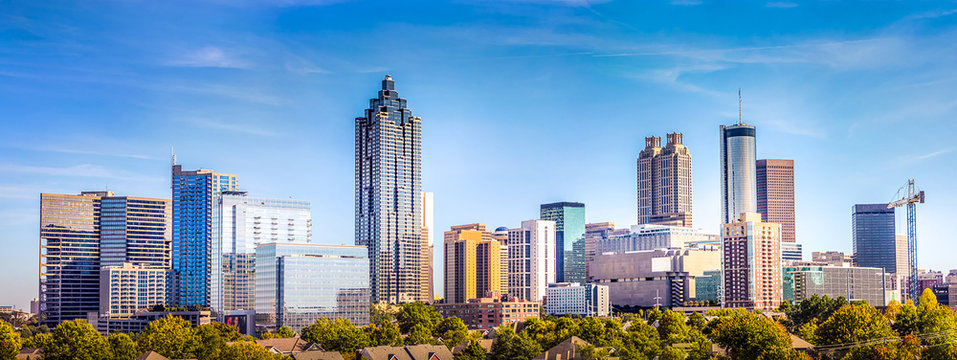
#> input picture building2.jpg, 957 x 360 px
$ python cornerDetector.py
#> lines starting #> are read from the running program, lines starting #| are printed output that depends on the picture
import matplotlib.pyplot as plt
import matplotlib.image as mpimg

import cv2
import numpy as np

# Read in the image
image = mpimg.imread('building2.jpg')
#> image is the input picture: shape (360, 957, 3); mean R, G, B 122.8, 154.3, 180.6

plt.imshow(image)

# Convert to grayscale for filtering
gray = cv2.cvtColor(image, cv2.COLOR_RGB2GRAY)
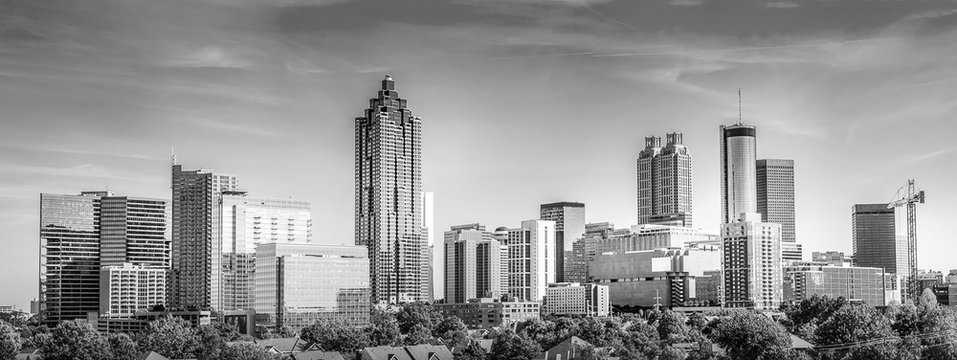
#> gray: shape (360, 957); min 0, max 255, mean 147.9

plt.imshow(gray, cmap='gray')

# --------------------------------------------------------------------- #

# Create a custom kernel

# 3x3 array for corner detection
topright = np.array([[  0,  1,  1],
                    [  0,  1,  1],
                    [  0,  0,  0]])

## TODO: Create and apply a vertical edge detection operator
topleft = np.array([[ 1, 1, 0],
                    [ 1, 1, 0],
                    [ 0, 0, 0]])

bottomleft = np.array([[ 0, 0, 0],
                    [ 1,  1, 0],
                    [  1,  1, 0]])

bottomright = np.array([[ 0, 0, 0],
                    [ 0,  1, 1],
                    [ 0,  1,  1]])

fig = plt.figure(figsize=(24,24))
# Filter the image using filter2D, which has inputs: (grayscale image, bit-depth, kernel)
filtered_image = cv2.filter2D(gray, -1, topright)
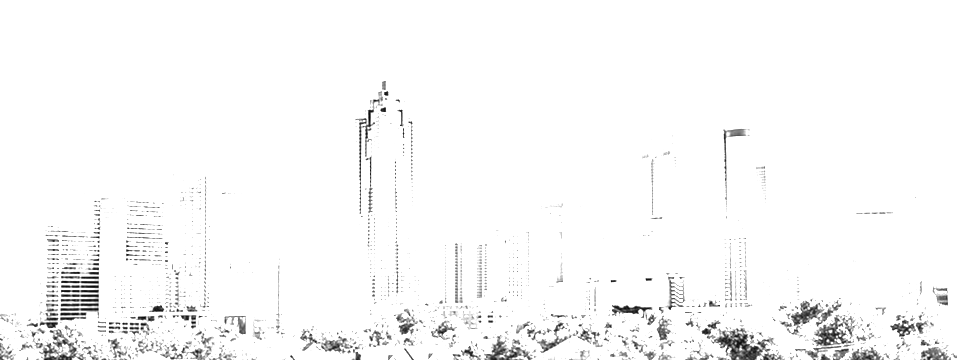
#> filtered_image: shape (360, 957); min 7, max 255, mean 248.6
fig.add_subplot(2,2,1)
plt.imshow(filtered_image, cmap='gray')
plt.title('topright')

filtered_image2 = cv2.filter2D(gray, -1, topleft )
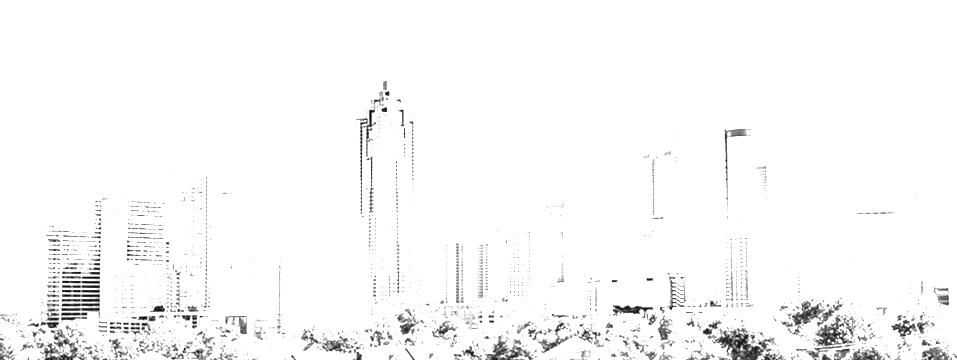
#> filtered_image2: shape (360, 957); min 7, max 255, mean 248.6
fig.add_subplot(2,2,2)
plt.imshow(filtered_image2, cmap='gray')
plt.title('topleft')

filtered_image3 = cv2.filter2D(gray, -1, bottomleft)
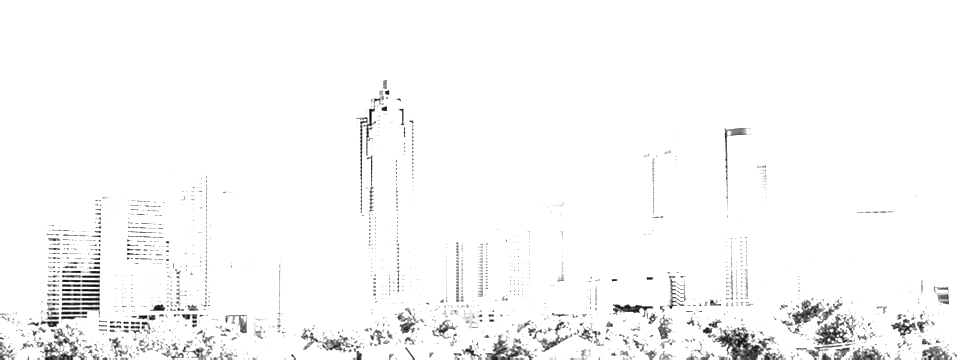
#> filtered_image3: shape (360, 957); min 7, max 255, mean 248.4
fig.add_subplot(1,2,1)
plt.imshow(filtered_image3, cmap='gray')
plt.title('bottomleft')

filtered_image4 = cv2.filter2D(gray, -1, bottomright)
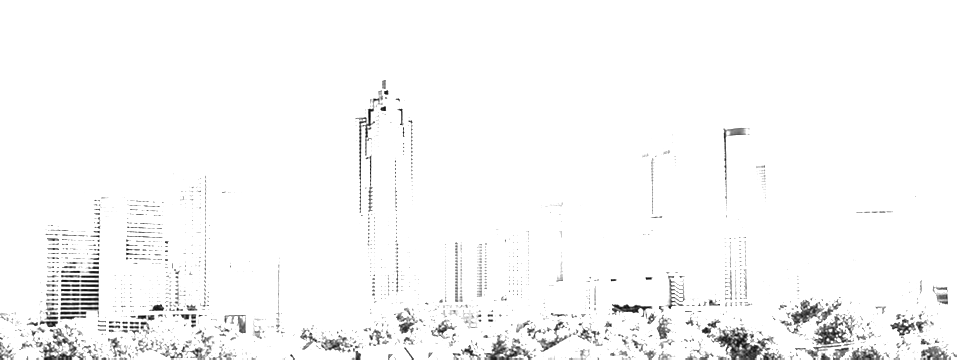
#> filtered_image4: shape (360, 957); min 7, max 255, mean 248.4
fig.add_subplot(1,2,2)
plt.imshow(filtered_image4, cmap='gray')
plt.title('bottomright')

plt.show()
plt.savefig("CornerDetector.png")

$ run again, with park.jpg copied over building2.jpg
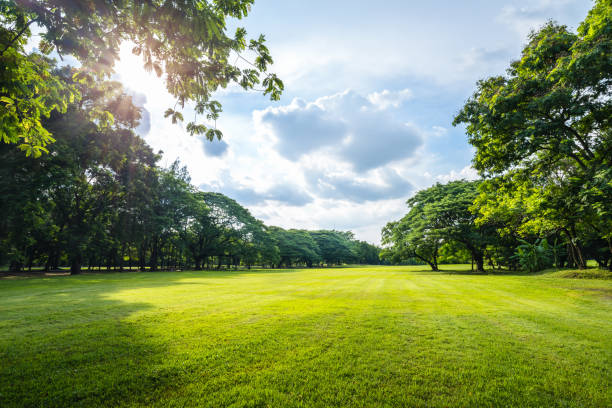
#> input picture park.jpg, 612 x 408 px
#> image is the input picture: shape (408, 612, 3); mean R, G, B 127.9, 142.7, 95.8
#> `gray = cv2.cvtColor(image, cv2.COLOR_RGB2GRAY)`:
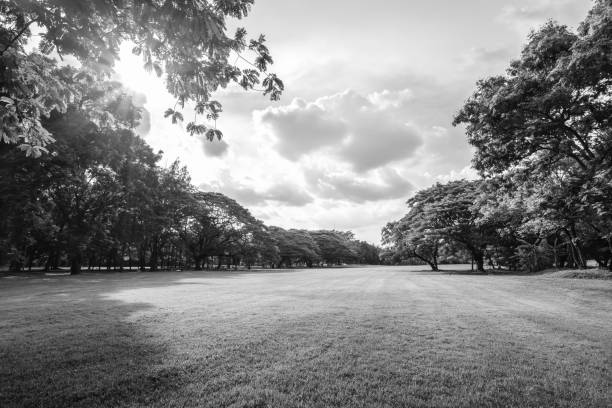
#> gray: shape (408, 612); min 0, max 255, mean 132.9
#> `filtered_image4 = cv2.filter2D(gray, -1, bottomright)`:
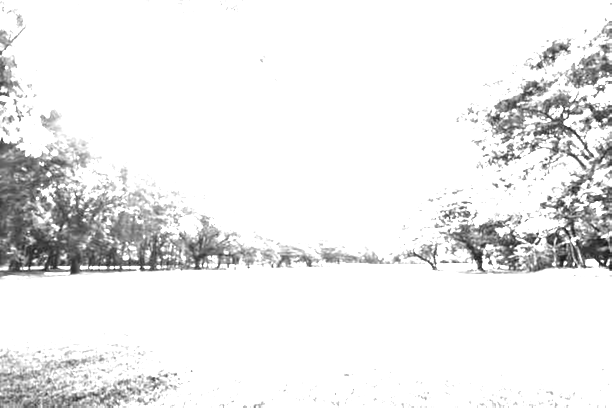
#> filtered_image4: shape (408, 612); min 20, max 255, mean 235.8
